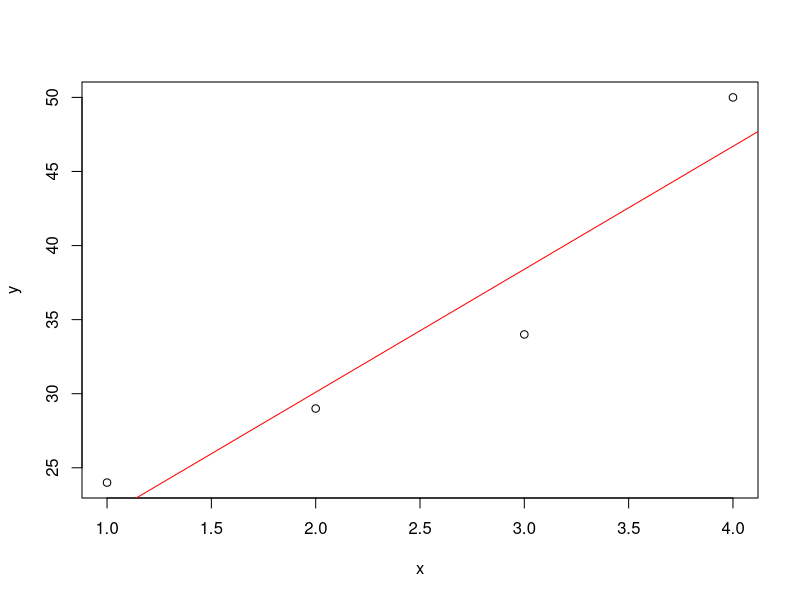
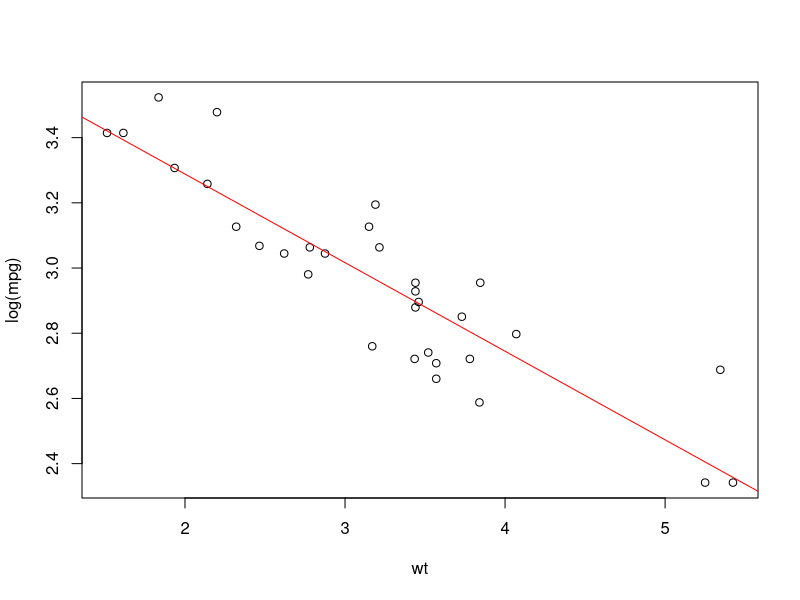

The R script that drew these images, in order:
#' ---
#' title: Gradient Descent
#' author: Evalyne Muiruri
#' #date: January 2019
#' #output: pdf_document
#' #output: html_document
#' output: 
#'  md_document:
#'   variant: markdown_github
#' ---

#' #Gradient Descent
#' Take a small dataset
x <- c(1,2,3,4)
y <- c(24, 29, 34, 50)
plot(x, y)
pars1 <- coefficients(lm(y~x))
abline(pars1, col="red")

#' By linear algebra, the slope of the line is computed to be h(x) = 13.5+8.3x
#' We could try to do this with gradient descent
#' First we need to set up our cost function - mean squared error in this case
#' where MSE = Σ(predicted - y)² / n

mse <- function(x, y, thetas){
  yhat <- thetas + thetas*x
  mse <- sum((yhat-y)^2)/length(x)
  print(mse)
}
mse(x=x, y=y, thetas=pars1)


#' We want to minimise this cost function using gradient descent
gradDesc <- function(x, y, alpha, max.iter, convthresh){
    # where alpha is the learning rate and we fix the no. of iterations we go through to achieve convergence.
  # In this case we consider convergence as when there ceases to be much improvement in the mean squared error.
  
  n <- length(x)
  # initialise parameters
  intercept <- runif(1,0,1)
  slope <- runif(1,0,1)
  yhat <- intercept + slope*x
  error <- sum((yhat-y)^2)/n
  
  iterations = 0 
  # implement gradient descent (using partial derivatives) and with simultaneous update of the parameters
   while(iterations< max.iter){  
     newintercept <- intercept - alpha * ((1 / n) * (sum(yhat-y)))
     newslope <- slope - alpha * ((1 / n) * (sum((yhat-y) * x)))
     slope <- newslope
     intercept <- newintercept
     yhat <- intercept + slope*x
     new_error <- sum((y-yhat)^2)/n
     delta <- error - new_error
     
     if(delta < convthresh) {
       return(cbind(intercept=intercept, slope=slope))
     }
     iterations=iterations+1
     if(identical(iterations,max.iter)){
        print("Maximum Iterations reached")
        return(cbind(intercept=intercept, slope=slope))
       }
   }
}

gradDesc(x=x, y=y, alpha=0.01, max.iter=50000, convthresh=0.01)

#' And we can see that we get the same outcome as we would have with linear algebra
coefficients(lm(y~x))

#' Likewise we can try it on a larger dataset: 
data(mtcars)
str(mtcars)
with(mtcars, plot(wt, log(mpg)))
(pars2 <- coefficients(lm(log(mpg) ~ wt, data=mtcars)))
abline(pars2, col="red")

with(mtcars, gradDesc(x=wt, y=log(mpg), alpha=0.01, max.iter=50000, convthresh=0.01))


#' To expand this further, we could look to use matrix algebra instead to permit multiple predictor variables (or attributes) to be used.
